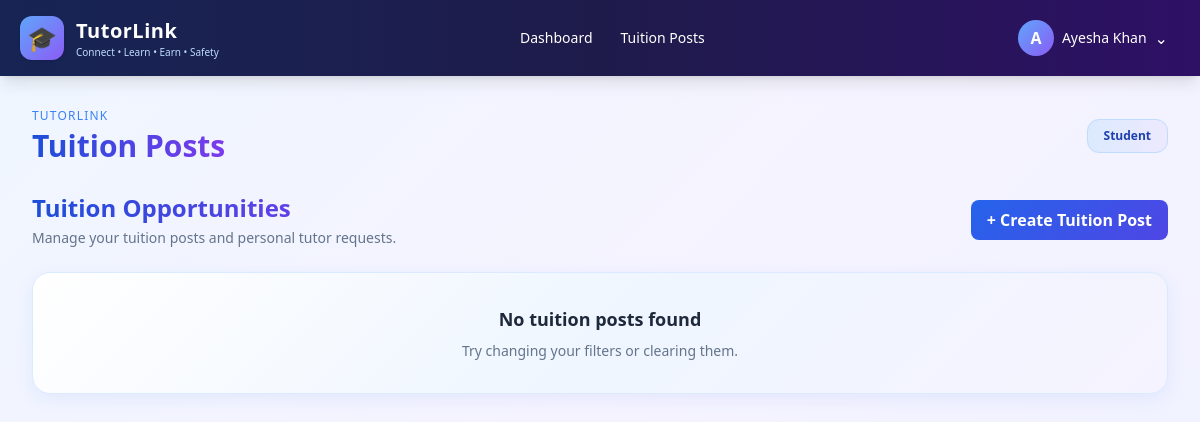
/tuitions/ (signed in), run on an earlier commit of the app's database.
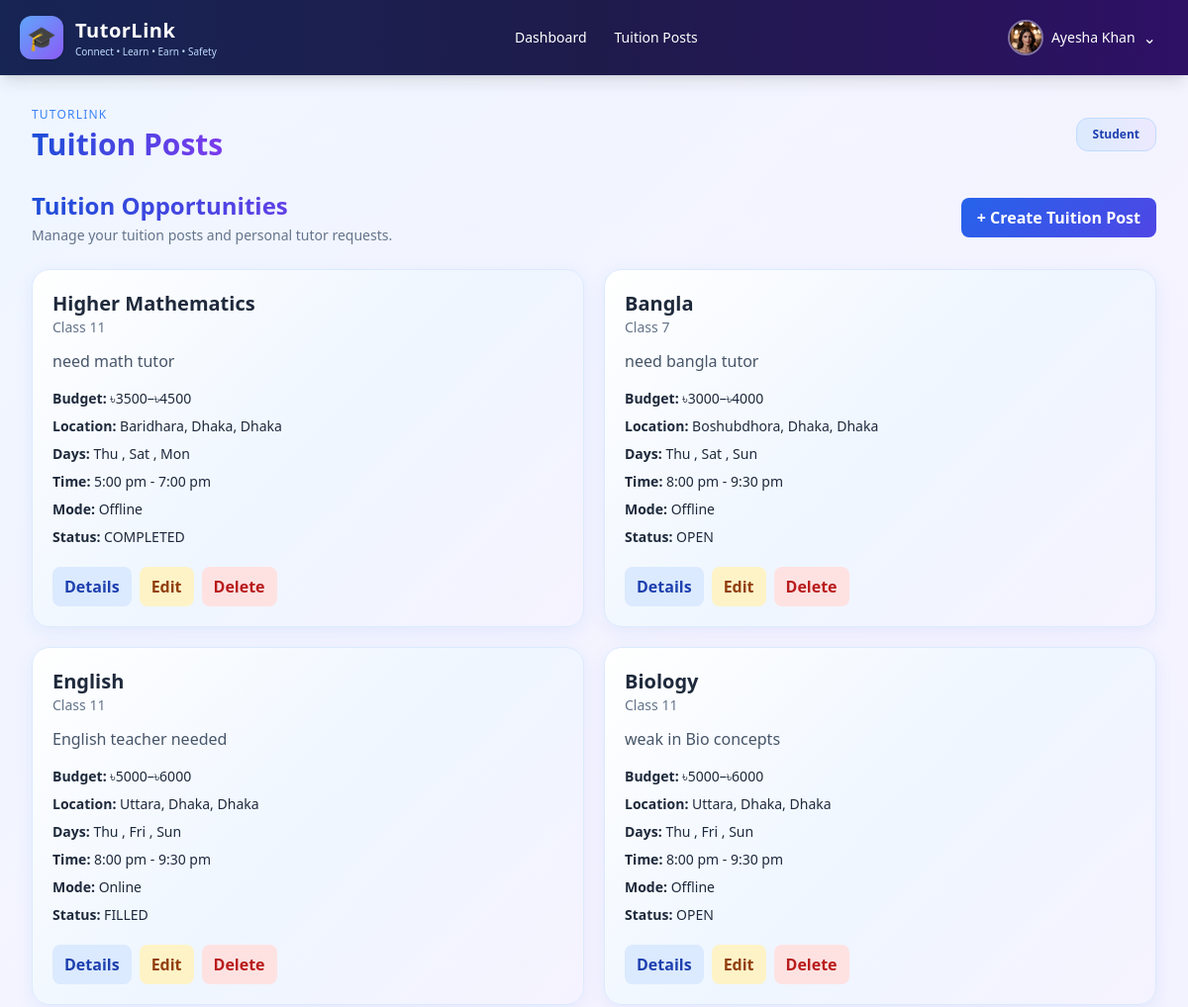
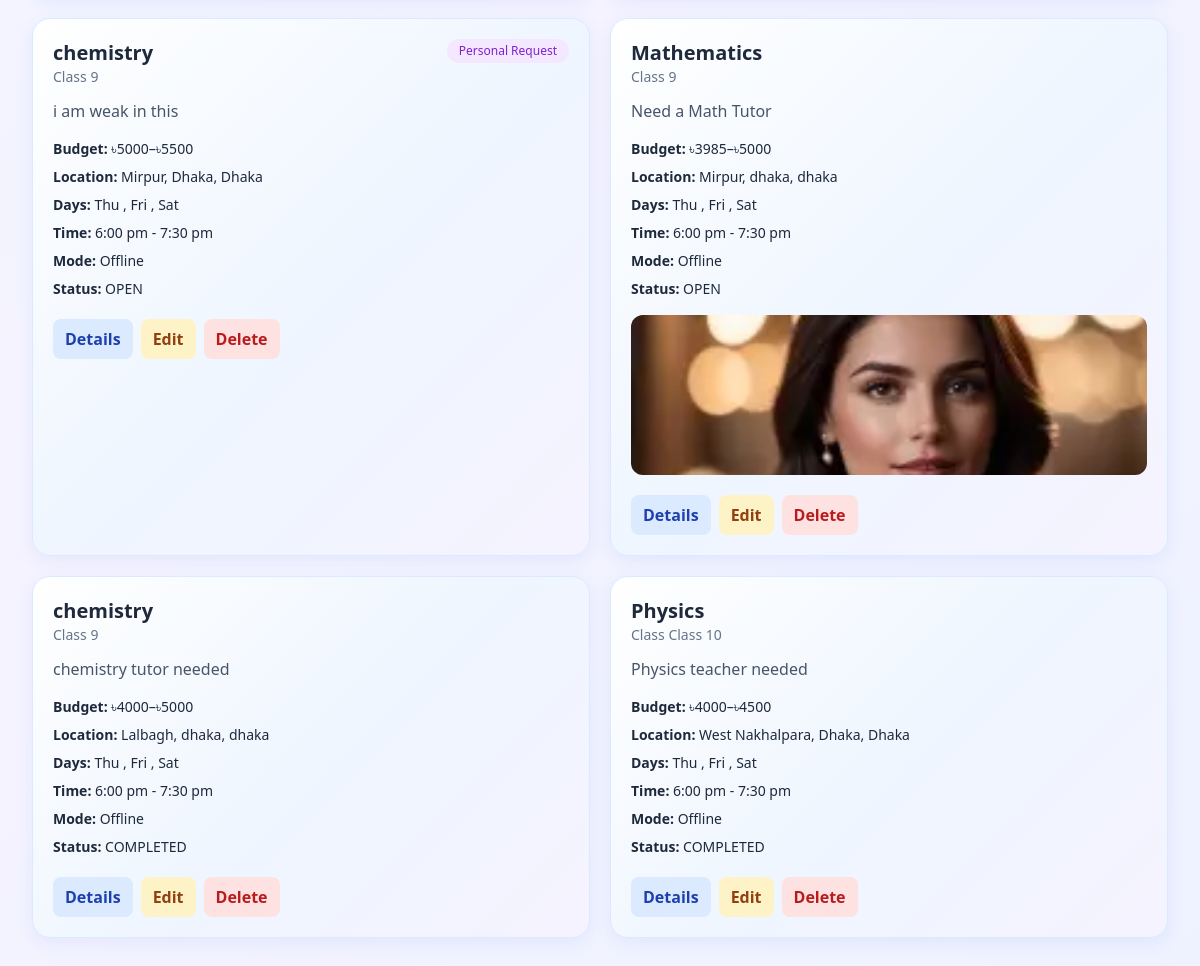
And on a later commit of the database (2 pictures, top to bottom).
### accounts/models.py (models this page shows, shortened)
class User(AbstractUser):
    class Role(models.TextChoices):
        ADMIN = 'ADMIN', 'Administrator'
        TUTOR = 'TUTOR', 'Tutor'
        STUDENT = 'STUDENT', 'Student'
    role = models.CharField(max_length=10, choices=Role.choices, default=Role.STUDENT)
    phone = models.CharField(max_length=20, blank=True)
    division = models.CharField(max_length=50, blank=True)
    district = models.CharField(max_length=50, blank=True)
    area = models.CharField(max_length=100, blank=True)
    profile_picture = models.ImageField(upload_to='profiles/', blank=True, null=True)
    bio = models.TextField(blank=True)
    is_verified = models.BooleanField(default=False)
    institution = models.CharField(max_length=150, blank=True)
    academic_level = models.CharField(max_length=50, blank=True)
    monthly_budget = models.DecimalField(max_digits=10, decimal_places=2, null=True, blank=True)

### tuitions/models.py (models this page shows, shortened)
class TuitionPost(models.Model):
    student = models.ForeignKey(
        settings.AUTH_USER_MODEL,
        on_delete=models.CASCADE,
    )
    target_tutor = models.ForeignKey(
        settings.AUTH_USER_MODEL,
        on_delete=models.SET_NULL,
        null=True,
        blank=True,
        related_name="targeted_tuition_posts",
    )
    subject = models.CharField(max_length=100)
    class_level = models.CharField(max_length=50)
    description = models.TextField()
    budget_min = models.PositiveIntegerField()
    budget_max = models.PositiveIntegerField()
    division = models.CharField(max_length=100)
    district = models.CharField(max_length=100)
    area = models.CharField(max_length=100)
    preferred_days = models.CharField(max_length=100)
    time_slot = models.CharField(max_length=100)
    teaching_mode = models.CharField(
        max_length=20,
        choices=[
            ("ONLINE", "Online"),
            ("OFFLINE", "Offline"),
        ],
        default="ONLINE",
    )
    image = models.ImageField(
        upload_to="tuition_posts/",
        blank=True,
        null=True,
    )
    status = models.CharField(max_length=20, default="OPEN")
    created_at = models.DateTimeField(auto_now_add=True)

### tuitions/views.py (the view)
# urls.py: path("", views.post_list, name="post_list"),
@login_required
def post_list(request):
    my_applications = set()
    applications_by_tuition = {}
    if is_tutor(request.user):
        posts = (
            TuitionPost.objects.filter(status="OPEN")
            .filter(
                Q(target_tutor__isnull=True)
                | Q(target_tutor=request.user)
            )
            .select_related("student", "target_tutor")
            .order_by("-created_at")
        )
        tutor_applications = TuitionApplication.objects.filter(
            tutor=request.user
        ).select_related("tuition")
        for application in tutor_applications:
            my_applications.add(application.tuition_id)
            applications_by_tuition[application.tuition_id] = application
        subject = request.GET.get("subject", "").strip()
        class_level = request.GET.get("class_level", "").strip()
        area = request.GET.get("area", "").strip()
        min_budget = request.GET.get("min_budget", "").strip()
        max_budget = request.GET.get("max_budget", "").strip()
        mode = request.GET.get("mode", "").strip()
        if subject:
            posts = posts.filter(subject__icontains=subject)
        if class_level:
            posts = posts.filter(class_level__icontains=class_level)
        if area:
            posts = posts.filter(
                Q(area__icontains=area)
                | Q(district__icontains=area)
                | Q(division__icontains=area)
            )
        if min_budget.isdigit():
            posts = posts.filter(budget_max__gte=int(min_budget))
        if max_budget.isdigit():
            posts = posts.filter(budget_min__lte=int(max_budget))
        if mode in ("ONLINE", "OFFLINE"):
            posts = posts.filter(teaching_mode=mode)
        for post in posts:
            post.my_application = applications_by_tuition.get(post.pk)
    elif is_student(request.user):
        posts = (
            TuitionPost.objects.filter(student=request.user)
            .select_related("student", "target_tutor")
            .order_by("-created_at")
        )
    elif is_admin(request.user):
        posts = (
            TuitionPost.objects.select_related("student", "target_tutor")
            .order_by("-created_at")
        )
    else:
        raise PermissionDenied
    return render(request, "tuitions/post_list.html", {
        "posts": posts,
        "my_applications": my_applications,
        "is_student": is_student(request.user),
        "is_tutor": is_tutor(request.user),
        "is_admin": is_admin(request.user),
        "role_name": request.user.get_role_display(),
        "filters": request.GET,
    })

### tuitions/views.py (called while the page is built)
def is_admin(user):
    return user.is_superuser or str(
        getattr(user, "role", "")
    ).upper() == "ADMIN"

def is_student(user):
    return str(getattr(user, "role", "")).upper() == "STUDENT"

def is_tutor(user):
    return str(getattr(user, "role", "")).upper() == "TUTOR"

### templates/tuitions/post_list.html (shortened to what this page needs)
{% extends 'accounts/dashboards/base_dashboard.html' %}
{% block content %}
<div class="max-w-7xl mx-auto space-y-6">
    <div class="flex flex-wrap justify-between items-center gap-3">
        <div>
            <h2 class="text-2xl font-bold gradient-heading">
            </h2>
            {% if is_tutor %}
                <p class="text-sm text-slate-500 mt-1">
                    Review personal requests or apply for tuition opportunities.
                </p>
            {% elif is_student %}
                <p class="text-sm text-slate-500 mt-1">
                    Manage your tuition posts and personal tutor requests.
                </p>
            {% endif %}
        </div>
        {% if is_student or is_admin %}
        <a href="{% url 'tuitions:create_post' %}"
           class="gradient-button px-4 py-2 rounded-lg font-semibold">
            + Create Tuition Post
        </a>
        {% endif %}
    </div>
    <div class="grid md:grid-cols-2 xl:grid-cols-3 gap-5">
        {% for post in posts %}
        <article class="gradient-card p-5">
            <div class="flex justify-between items-start gap-3">
                <div>
                    <h3 class="text-xl font-bold">{{ post.subject }}</h3>
                    <p class="text-sm text-slate-500">
                        Class {{ post.class_level }}
                    </p>
                </div>
                {% if post.target_tutor_id %}
                <span class="text-xs rounded-full bg-purple-100 text-purple-700 px-3 py-1">
                    Personal Request
                </span>
                {% endif %}
            </div>
            <p class="mt-3 text-slate-600">
                {{ post.description|truncatewords:30 }}
            </p>
            <div class="mt-4 space-y-2 text-sm">
                <p>
                    <strong>Budget:</strong>
                    ৳{{ post.budget_min }}–৳{{ post.budget_max }}
                </p>
                <p>
                    <strong>Location:</strong>
                    {{ post.area }}, {{ post.district }}, {{ post.division }}
                </p>
                <p><strong>Days:</strong> {{ post.preferred_days }}</p>
                <p><strong>Time:</strong> {{ post.time_slot }}</p>
                <p><strong>Mode:</strong> {{ post.get_teaching_mode_display }}</p>
                <p><strong>Status:</strong> {{ post.status }}</p>
            </div>
            {% if post.image %}
            <img src="{{ post.image.url }}"
                 alt="Tuition post image"
                 class="w-full h-40 object-cover rounded-xl mt-4">
            {% endif %}
            <div class="flex flex-wrap gap-2 mt-5">
                <a href="{% url 'tuitions:post_detail' post.pk %}"
                   class="px-3 py-2 rounded-lg bg-blue-100 text-blue-800 font-semibold">
                    Details
                </a>
                {% if post.student_id == request.user.pk or is_admin %}
                <a href="{% url 'tuitions:edit_post' post.pk %}"
                   class="px-3 py-2 rounded-lg bg-amber-100 text-amber-800 font-semibold">
                    Edit
                </a>
                <form method="post"
                      action="{% url 'tuitions:delete_post' post.pk %}">
                    <button type="submit"
                            class="px-3 py-2 rounded-lg bg-red-100 text-red-700 font-semibold"
                            onclick="return confirm('Are you sure you want to delete this tuition post?');">
                        Delete
                    </button>
                </form>
                {% endif %}
            </div>
        </article>
        {% empty %}
        <div class="col-span-full gradient-card p-8 text-center">
            <h3 class="font-bold text-lg">No tuition posts found</h3>
            <p class="text-sm text-slate-500 mt-2">
                Try changing your filters or clearing them.
            </p>
        </div>
        {% endfor %}
    </div>
</div>
{% endblock %}

### templates/accounts/dashboards/base_dashboard.html (shortened to what this page needs)
<!DOCTYPE html>
<html lang="en">
<head>
    <script src="https://cdn.tailwindcss.com"></script>
</head>
<body class="min-h-screen text-slate-800">
    <nav class="bg-gradient-to-r from-blue-950 via-indigo-950 to-violet-950 text-white shadow-lg">
        <div class="max-w-7xl mx-auto px-5">
            <div class="flex flex-wrap items-center justify-between gap-4 min-h-[76px]">
                <a href="{% url 'role_dashboard' %}"
                   class="flex items-center gap-3 shrink-0">
                    <div class="w-11 h-11 rounded-xl bg-gradient-to-br from-blue-400 to-violet-500 flex items-center justify-center text-2xl shadow">
                        🎓
                    </div>
                    <div>
                        <div class="font-bold text-xl tracking-wide">TutorLink</div>
                        <div class="text-[10px] text-blue-200">
                            Connect • Learn • Earn • Safety
                        </div>
                    </div>
                </a>
                <div class="flex flex-wrap items-center gap-1 text-sm font-medium">
                    <a href="{% url 'role_dashboard' %}"
                       class="px-3 py-2 rounded-lg hover:bg-white/10 transition">
                        Dashboard
                    </a>
                    <a href="{% url 'tuitions:post_list' %}"
                       class="px-3 py-2 rounded-lg hover:bg-white/10 transition">
                        Tuition Posts
                    </a>
                </div>
                <div class="relative shrink-0" id="profileDropdown">
                    <button type="button"
                            id="profileButton"
                            aria-expanded="false"
                            aria-controls="profileMenu"
                            class="flex items-center gap-2 px-3 py-2 rounded-xl hover:bg-white/10 transition">
                        {% if user.profile_picture %}
                            <img src="{{ user.profile_picture.url }}"
                                 alt="Profile picture"
                                 class="w-9 h-9 rounded-full object-cover border-2 border-white/40">
                        {% else %}
                            <div class="w-9 h-9 rounded-full bg-gradient-to-br from-blue-400 to-violet-500 flex items-center justify-center font-bold">
                                {{ user.username|first|upper }}
                            </div>
                        {% endif %}
                        <span class="text-sm font-medium max-w-[150px] truncate">
                            {{ user.get_full_name|default:user.username }}
                        </span>
                        <span id="profileArrow" aria-hidden="true">⌄</span>
                    </button>
                </div>
            </div>
        </div>
    </nav>
    <main class="p-5 md:p-8">
        <div class="max-w-7xl mx-auto">
            <div class="flex flex-wrap items-center justify-between gap-4 mb-7">
                <div>
                    <div class="text-xs text-blue-500 uppercase tracking-widest mb-1">
                        TutorLink
                    </div>
                    <h1 class="text-3xl font-bold gradient-heading">
                    </h1>
                </div>
                <div class="px-4 py-2 bg-gradient-to-r from-blue-100 to-violet-100 rounded-xl border border-blue-200 text-xs font-bold text-blue-800">
                    {{ role_name }}
                </div>
            </div>
            {% block content %}{% endblock %}
        </div>
    </main>
</body>
</html>

What changed in the data, as far as the page shows it:
changed User "Ayesha Khan": profile_picture: picture added; username|first "A" → (not shown)
added TuitionPost: subject "Higher Mathematics", class_level "11", description "need math tutor", budget_min "3500", budget_max "4500", area "Baridhara", district "Dhaka", division "Dhaka", preferred_days "Thu , Sat , Mon", time_slot "5:00 pm - 7:00 pm", teaching_mode "Offline", status "COMPLETED", shows "Edit"
added TuitionPost: subject "Bangla", class_level "7", description "need bangla tutor", budget_min "3000", budget_max "4000", area "Boshubdhora", district "Dhaka", division "Dhaka", preferred_days "Thu , Sat , Sun", time_slot "8:00 pm - 9:30 pm", teaching_mode "Offline", status "OPEN", shows "Edit"
added TuitionPost: subject "English", class_level "11", description "English teacher needed", budget_min "5000", budget_max "6000", area "Uttara", district "Dhaka", division "Dhaka", preferred_days "Thu , Fri , Sun", time_slot "8:00 pm - 9:30 pm", teaching_mode "Online", status "FILLED", shows "Edit"
added TuitionPost: subject "Biology", class_level "11", description "weak in Bio concepts", budget_min "5000", budget_max "6000", area "Uttara", district "Dhaka", division "Dhaka", preferred_days "Thu , Fri , Sun", time_slot "8:00 pm - 9:30 pm", teaching_mode "Offline", status "OPEN", shows "Edit"
added TuitionPost: subject "chemistry", class_level "9", shows "Personal Request", description "i am weak in this", budget_min "5000", budget_max "5500", area "Mirpur", district "Dhaka", division "Dhaka", preferred_days "Thu , Fri , Sat", time_slot "6:00 pm - 7:30 pm", teaching_mode "Offline", status "OPEN", shows "Edit"
added TuitionPost: subject "Mathematics", class_level "9", description "Need a Math Tutor", budget_min "3985", budget_max "5000", area "Mirpur", district "dhaka", division "dhaka", preferred_days "Thu , Fri , Sat", time_slot "6:00 pm - 7:30 pm", teaching_mode "Offline", status "OPEN", image (picture), shows "Edit"
added TuitionPost: subject "chemistry", class_level "9", description "chemistry tutor needed", budget_min "4000", budget_max "5000", area "Lalbagh", district "dhaka", division "dhaka", preferred_days "Thu , Fri , Sat", time_slot "6:00 pm - 7:30 pm", teaching_mode "Offline", status "COMPLETED", shows "Edit"
added TuitionPost: subject "Physics", class_level "Class 10", description "Physics teacher needed", budget_min "4000", budget_max "4500", area "West Nakhalpara", district "Dhaka", division "Dhaka", preferred_days "Thu , Fri , Sat", time_slot "6:00 pm - 7:30 pm", teaching_mode "Offline", status "COMPLETED", shows "Edit"
Also different on the page:
text no longer shown: "No tuition posts found Try changing your filters or clearing them."
